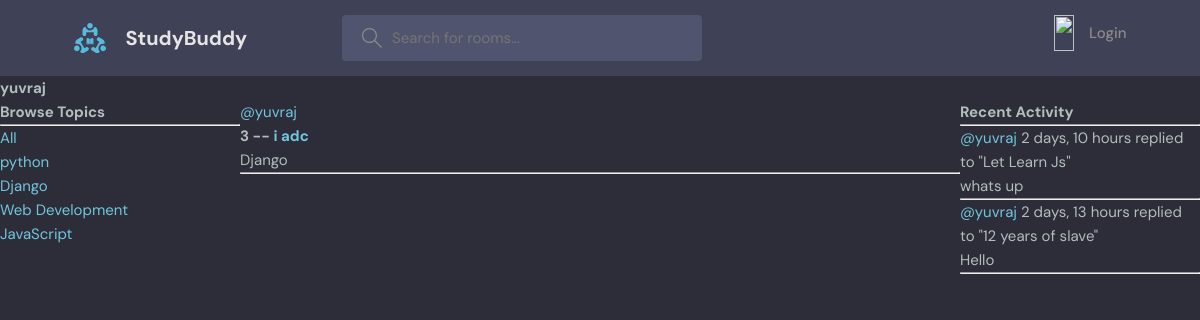
The app's page /profile/2/ with its own data.
### base/models.py (models this page shows, shortened)
class Topic(models.Model):
    name = models.CharField(max_length=200)

class Room(models.Model):
    host = models.ForeignKey(User, on_delete=models.SET_NULL, null=True)
    topic = models.ForeignKey(Topic, on_delete=models.SET_NULL, null=True)
    name = models.CharField(max_length=200)
    description = models.TextField(null=True, blank=True)
    participants = models.ManyToManyField(User, related_name='participants',blank=True)
    updated = models.DateTimeField(auto_now=True)
    created = models.DateTimeField(auto_now_add=True)
    class Meta:
        ordering = ['-updated', '-created']
    def __str__(self):
        return self.name

class Message(models.Model):
    user = models.ForeignKey(User, on_delete=models.CASCADE)
    room = models.ForeignKey(Room, on_delete=models.CASCADE)
    body = models.TextField()
    updated = models.DateTimeField(auto_now=True)
    created = models.DateTimeField(auto_now_add=True)
    class Meta:
        ordering = ['-updated', '-created']
    def __str__(self):
        return self.body[0:50]

### base/views.py (the view)
# urls.py: path('profile/<str:pk>/',views.userProfile, name="user-profile"),
def userProfile(request, pk):
    user = User.objects.get(id=pk)
    rooms = user.room_set.all()
    room_messages = user.message_set.all()
    topics = Topic.objects.all()
    context = {'user': user, 'rooms': rooms, 'room_messages': room_messages, 'topics': topics}
    return render(request, 'base/profile.html', context)

### base/templates/base/profile.html (shortened to what this page needs)
{% extends 'main.html' %}
{% block content %}
<h1>{{user.username}}</h1>
<div class="profile-container">
    <div>
        {% include 'base/topics_component.html' %}
    </div>
    <div>
        {% include 'base/feed_component.html' %}
    </div>
    <div>
        {% include 'base/activity_component.html' %}
    </div>
</div>
{% endblock content %}

### base/templates/base/topics_component.html
<h3>Browse Topics</h3>
<hr>
<div>
    <a href="{% url 'home' %}">All</a>
</div>
{% for topic in topics %}
    <div>
        <a href="{% url 'home' %}?q={{topic.name}}">{{topic.name}}</a>
    </div>
{% endfor %}

### base/templates/base/feed_component.html (shortened to what this page needs)
{% for room in rooms %}
<div>
    <a href="{% url 'user-profile' room.host.id %}">@{{room.host.username}}</a>
    <h5>{{room.id}} -- <a href="{% url 'room' room.id %}">{{room.name}}</a></h5>
    <small>{{room.topic.name}}</small>
    <hr>
</div>
{% endfor %}

### base/templates/base/activity_component.html (shortened to what this page needs)
<h3>Recent Activity</h3>
<hr>
{% for message in room_messages %}
    <div>
        <small><a href="{% url 'user-profile' message.user.id %}">@{{message.user}}</a> {{message.created|timesince}}</small>
        <small>replied to "{{message.room}}"</small>
        <p>{{message}}</p>
        <hr>
    </div>
{% endfor %}

### static/styles/style.css (style rules this page uses)
:root { --color-main: #71c6dd; --color-main-light: #e1f6fb; --color-dark: #3f4156; --color-dark-medium: #51546e; --color-dark-light: #696d97; --color-light: #e5e5e5; --color-gray: #8b8b8b; --color-light-gray: #b2bdbd; --color-bg: #2d2d39; --color-success: #5dd693; --color-error: #fc4b0b; }
* { font-family: "DM Sans", -apple-system, BlinkMacSystemFont, "Segoe UI", Roboto, Oxygen, Ubuntu, Cantarell, "Open Sans", "Helvetica Neue", sans-serif; margin: 0; padding: 0; box-sizing: border-box; text-rendering: optimizeLegibility; font-size: inherit; }
html { font-size: 56.25%; }
@media only screen and (min-width: 1200px) { html { font-size: 62.5%; } }
body { line-height: 1.6; font-weight: 400; font-size: 1.5rem; color: var(--color-light-gray); background-color: var(--color-bg); min-height: 100vh; }
a { display: inline-block; color: var(--color-main); text-decoration: none; }

### base/templates/base/profile.html (style rules this page uses)
.profile-container { display: grid; grid-template-columns: 1fr 3fr 1fr; }

### records on screen
Topic: name "python"
Topic: name "Django"
Topic: name "Web Development"
Topic: name "JavaScript"
Room: host.username "yuvraj", id "3", name "i adc", topic.name "Django"
Message: user "yuvraj", created "2 days, 10 hours", room "Let Learn Js", body "whats up"
Message: user "yuvraj", created "2 days, 13 hours", room "12 years of slave", body "Hello"

### other values on screen
{{ user.username }} "yuvraj"
